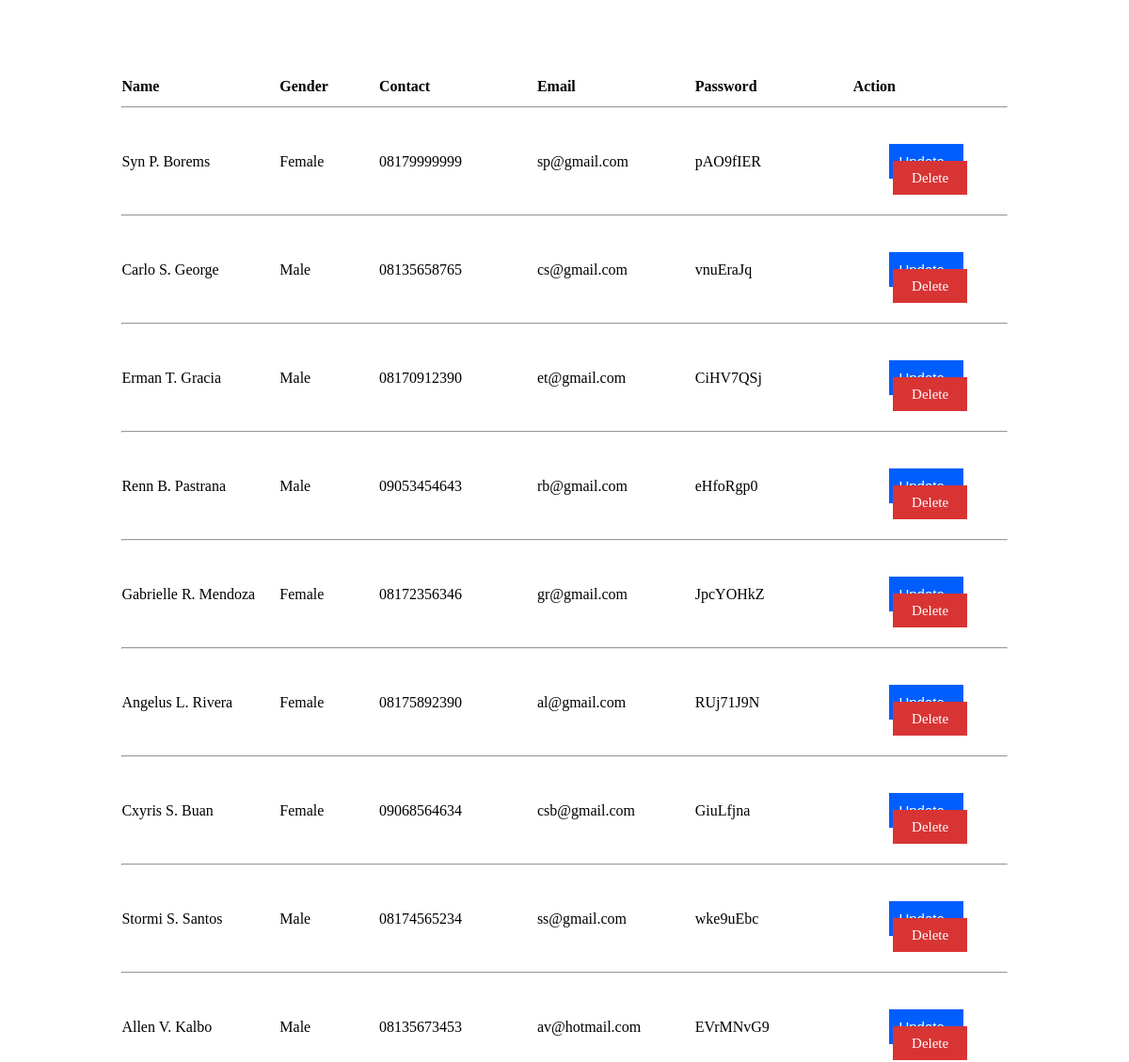
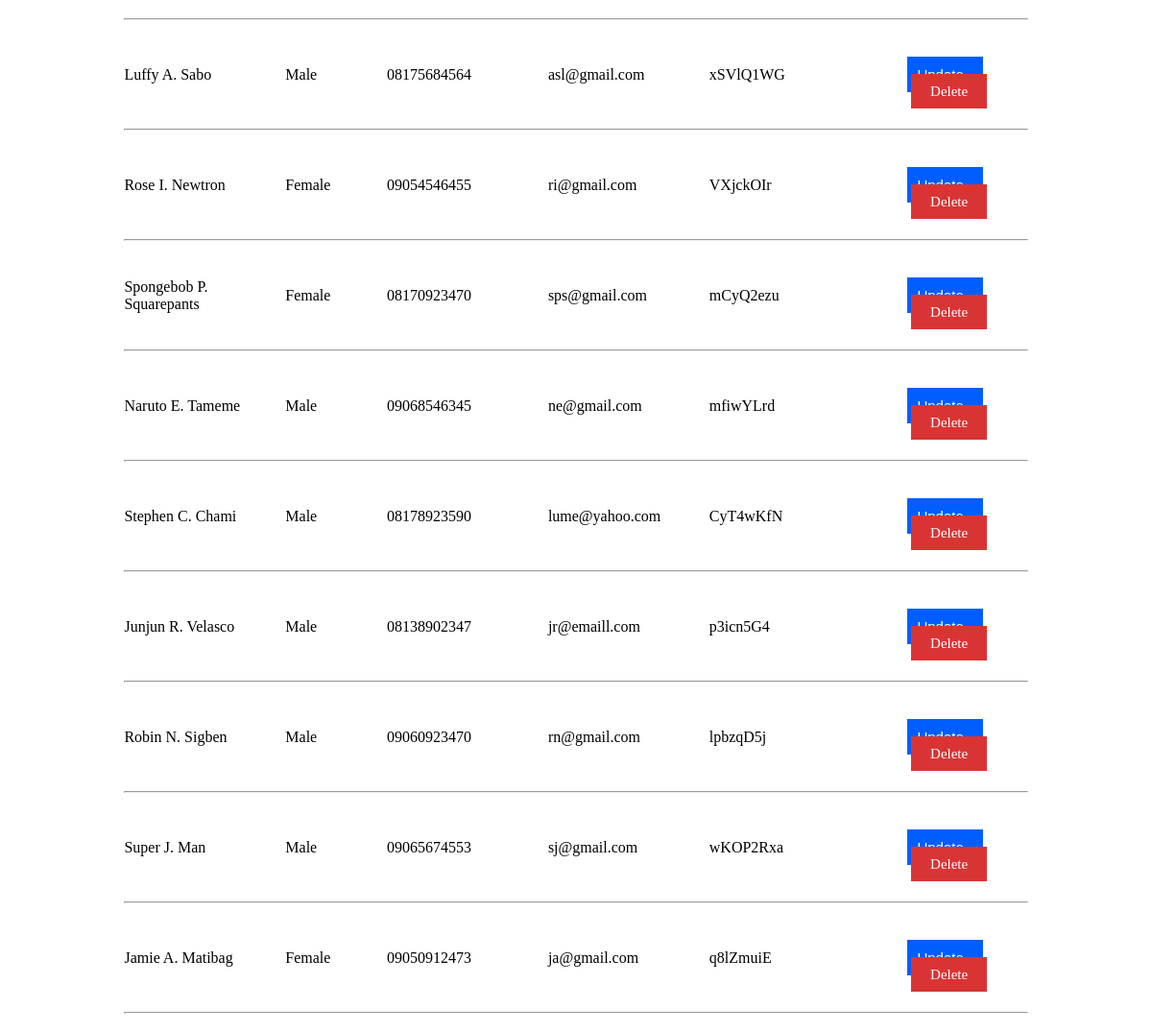
/admin/retriever.php, run on the app's committed database (2 pictures, top to bottom).
### tables this page shows
CREATE TABLE `tbl_user` (
  `id_user` int(11) NOT NULL,
  `first_name` varchar(255) NOT NULL,
  `middle_name` varchar(255) NOT NULL,
  `last_name` varchar(255) NOT NULL,
  `gender` varchar(255) NOT NULL,
  `preffix` varchar(255) NOT NULL,
  `seven_digit` varchar(255) NOT NULL,
  `email` varchar(255) NOT NULL,
  `password` varchar(255) NOT NULL,
  `attempt` varchar(255) NOT NULL,
  `log_time` varchar(255) NOT NULL
);

### admin/retriever.php (the view, shortened to what this page needs)
<center>
<table border="0" width="80%">
<tr>
    <td width="16%"><b>Name</td>
    <td width="10%"><b>Gender</td>
    <td width="16%"><b>Contact</td>
    <td width="16%"><b>Email</td>
    <td width="16%"><b>Password</td>
    <td width="16%"><b>Action</td>
</tr>
<tr>
    <td colspan='6'><hr></td>
</tr>
<?php
include ("../connections.php");
$retrieve_query = mysqli_query($connections, "SELECT * FROM tbl_user");
while($row_users = mysqli_fetch_assoc($retrieve_query)){
    $id_user = $row_users["id_user"];
    $db_first_name = $row_users["first_name"];
    $db_middle_name = $row_users["middle_name"];
    $db_last_name = $row_users["last_name"];
    $db_gender = ucfirst($row_users["gender"]);
    $db_preffix = $row_users["preffix"];
    $db_seven_digit = $row_users["seven_digit"];
    $db_email = $row_users["email"];
    $db_password = $row_users["password"];
    $full_name = ucfirst($db_first_name) . " " . ucfirst($db_middle_name[0]) . ". " . ucfirst($db_last_name);
    $contact = $db_preffix.$db_seven_digit;
    $jScript = md5(rand(1,9));
    $newScript = md5(rand(1,9));
    $getUpdate = md5(rand(1,9));
    $getDelete = md5(rand(1,9));
    echo"
    <tr>
        <td>$full_name</td>
        <td>$db_gender</td>
        <td>$contact</td>
        <td>$db_email</td>
        <td>$db_password</td>
        <td>
            <center>
                <br>
                <br>
                <a href='?jScript=$jScript && newScript=$newScript && getUpdate=$getUpdate && id_user=$id_user' class='btn-update'>Update</a>
                &nbsp;
                <a href='?jScript=$jScript && newScript=$newScript && getDelete=$getDelete && id_user=$id_user' class='btn-delete'>Delete</a>
                <br>
                <br>
            </center>
        </td>
    </tr>";
    echo "
        <tr>
            <td colspan='6'><hr></td>
        </tr>
    ";
}
?>
</table>

### connections.php (style rules this page uses)
.btn-update { font-family: Arial; color: #ffffff; font-size: 15px; background: #005eff; padding: 10px 20px 10px 10px; text-decoration: none; }
.btn-delete { font-family: Georgia; color: #ffffff; font-size: 15px; background: #d93434; padding: 10px 20px 10px 20px; text-decoration: none; }

### data on the page
tbl_user: full_name "Syn P. Borems", gender "Female", contact "08179999999", email "sp@gmail.com", password "pAO9fIER"
tbl_user: full_name "Carlo S. George", gender "Male", contact "08135658765", email "cs@gmail.com", password "vnuEraJq"
tbl_user: full_name "Erman T. Gracia", gender "Male", contact "08170912390", email "et@gmail.com", password "CiHV7QSj"
tbl_user: full_name "Renn B. Pastrana", gender "Male", contact "09053454643", email "rb@gmail.com", password "eHfoRgp0"
tbl_user: full_name "Gabrielle R. Mendoza", gender "Female", contact "08172356346", email "gr@gmail.com", password "JpcYOHkZ"
tbl_user: full_name "Angelus L. Rivera", gender "Female", contact "08175892390", email "al@gmail.com", password "RUj71J9N"
tbl_user: full_name "Cxyris S. Buan", gender "Female", contact "09068564634", email "csb@gmail.com", password "GiuLfjna"
tbl_user: full_name "Stormi S. Santos", gender "Male", contact "08174565234", email "ss@gmail.com", password "wke9uEbc"
tbl_user: full_name "Allen V. Kalbo", gender "Male", contact "08135673453", email "av@hotmail.com", password "EVrMNvG9"
tbl_user: full_name "Luffy A. Sabo", gender "Male", contact "08175684564", email "asl@gmail.com", password "xSVlQ1WG"
tbl_user: full_name "Rose I. Newtron", gender "Female", contact "09054546455", email "ri@gmail.com", password "VXjckOIr"
tbl_user: full_name "Spongebob P. Squarepants", gender "Female", contact "08170923470", email "sps@gmail.com", password "mCyQ2ezu"
tbl_user: full_name "Naruto E. Tameme", gender "Male", contact "09068546345", email "ne@gmail.com", password "mfiwYLrd"
tbl_user: full_name "Stephen C. Chami", gender "Male", contact "08178923590", email "lume@yahoo.com", password "CyT4wKfN"
tbl_user: full_name "Junjun R. Velasco", gender "Male", contact "08138902347", email "jr@emaill.com", password "p3icn5G4"
tbl_user: full_name "Robin N. Sigben", gender "Male", contact "09060923470", email "rn@gmail.com", password "lpbzqD5j"
tbl_user: full_name "Super J. Man", gender "Male", contact "09065674553", email "sj@gmail.com", password "wKOP2Rxa"
tbl_user: full_name "Jamie A. Matibag", gender "Female", contact "09050912473", email "ja@gmail.com", password "q8lZmuiE"
